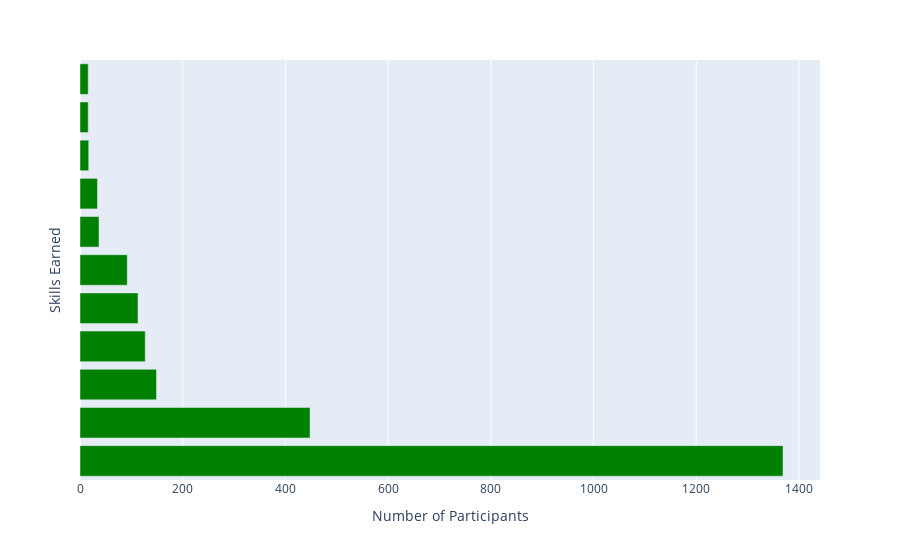

Write notebook code for a chart like this one.
### Code cell
top_10_skills = skills.nlargest(11,"Number of Participants")
fig = px.bar(top_10_skills, y="Skills Earned", x="Number of Participants", orientation='h', height = 800,color_discrete_sequence=["green"])
fig.update_yaxes(showticklabels=False)
fig.show()

### Figure 1 — Plotly figure (JSON) as saved in the notebook; plotly's stock layout.template omitted (floating-point values rounded to 4 significant figures)
{"data": [{"alignmentgroup": "True", "hovertemplate": "Number of Participants=%{x}<br>Skills Earned=%{y}<extra></extra>", "legendgroup": "", "marker": {"color": "green", "pattern": {"shape": ""}}, "name": "", "offsetgroup": "", "orientation": "h", "showlegend": false, "textposition": "auto", "type": "bar", "x": [1369, 448, 149, 127, 113, 92, 37, 34, 17, 16, 16], "xaxis": "x", "y": ["[\"Critical Thinking\",\"Creative Thinking\",\"Collaboration\",\"Communication\",\"Information Literacy\",\"Technology Literacy\"]", "[\"Critical Thinking\",\"Creative Thinking\",\"Collaboration\",\"Communication\",\"Technology Literacy\",\"Flexibility\"]", "[\"Critical Thinking\",\"Creative Thinking\",\"Collaboration\",\"Communication\",\"Flexibility\",\"Leadership\"]", "[\"Critical Thinking\",\"Initiative\",\"Flexibility\",\"Leadership\"]", "[\"Critical Thinking\",\"Creative Thinking\",\"Communication\",\"Technology Literacy\",\"Initiative\"]", "[\"Critical Thinking\",\"Collaboration\",\"Communication\",\"Information Literacy\",\"Technology Literacy\"]", "[\"Communication\",\"Technology Literacy\",\"Initiative\",\"Productivity\"]", "[\"Critical Thinking\",\"Creative Thinking\",\"Communication\",\"Technology Literacy\"]", "[\"Leadership\",\"Communication\",\"Information Literacy\",\"Initiative\"]", "[\"Critical Thinking\",\"Initiative\",\"Communication\",\"Leadership\"]", "[\"Communication\",\"Critical Thinking\",\"Social Skills\",\"Career Readiness\"]"], "yaxis": "y"}], "layout": {"autosize": true, "barmode": "relative", "legend": {"tracegroupgap": 0}, "margin": {"t": 60}, "xaxis": {"anchor": "y", "autorange": true, "domain": [0, 1], "range": [0, 1441.0], "title": {"text": "Number of Participants"}, "type": "linear"}, "yaxis": {"anchor": "x", "autorange": true, "domain": [0, 1], "range": [-0.5, 10.5], "showticklabels": false, "title": {"text": "Skills Earned"}, "type": "category"}}}
